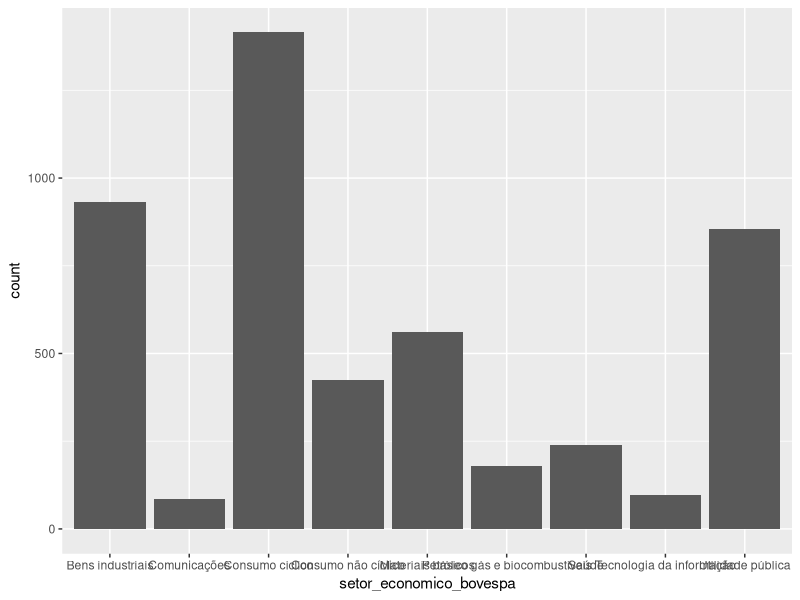
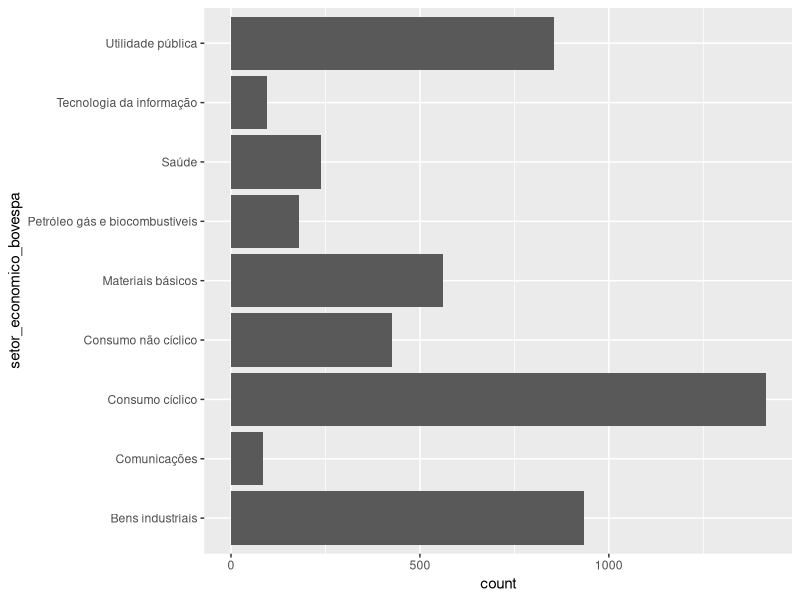
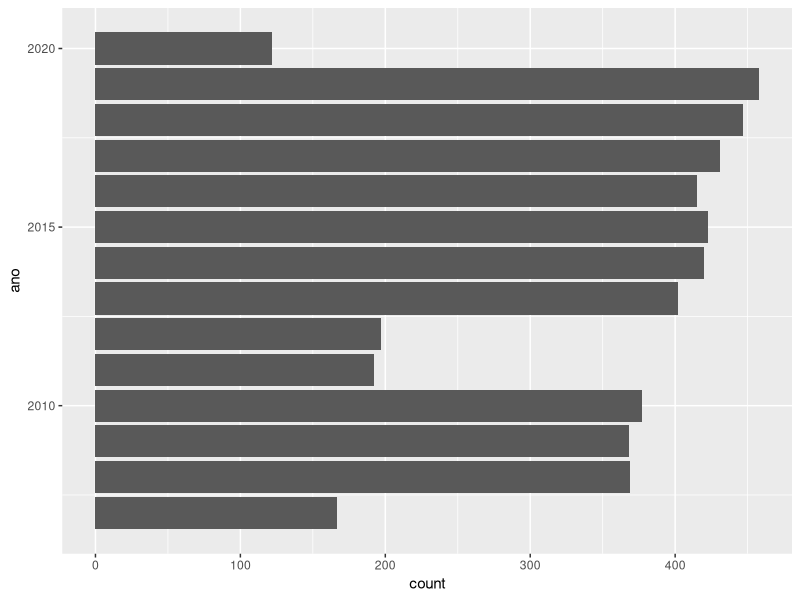
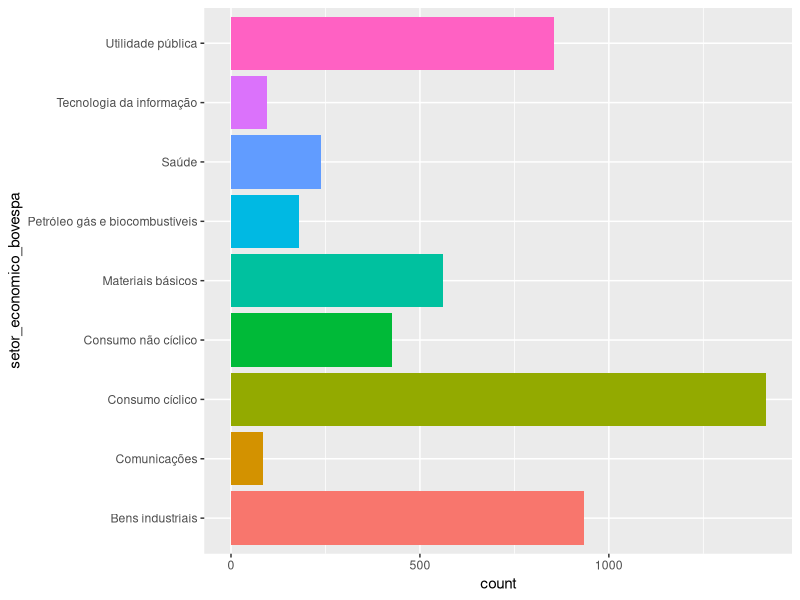
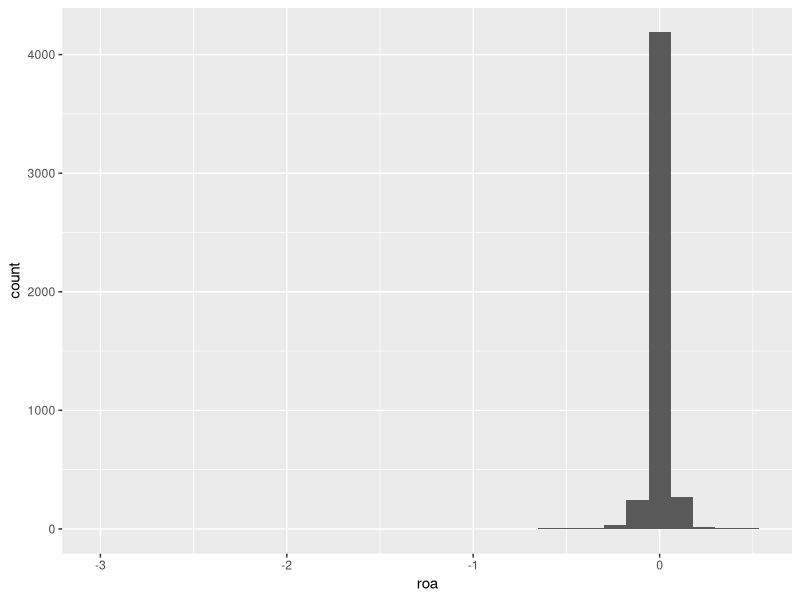
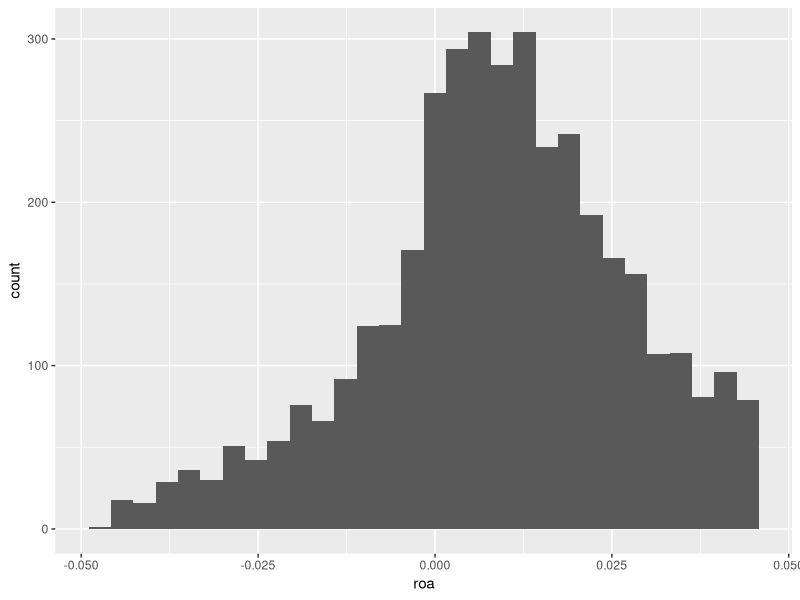
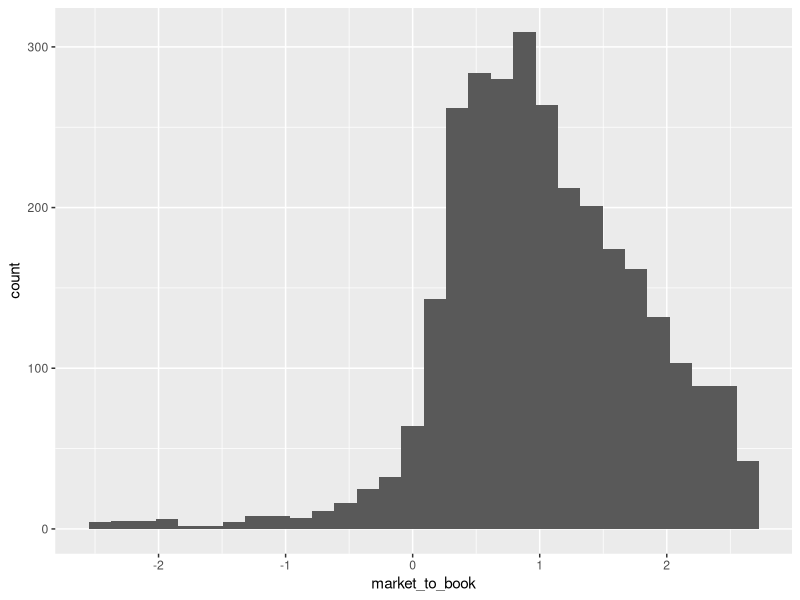

These charts were generated, in order, by the following R code: (Note: this script raises an error after producing the figures.)
## ---- chunk 1
# bibliotecas
library(readr) # ler dados 
library(dplyr) # manipulação de dados
library(fastDummies) # criação de variáveis dummies
library(magrittr) # operador pipe %>%  
library(zoo) # para trabalhar com datas
library(ggplot2) # visualizações

# importando dados
df <- read_csv('dados_minicurso_ppgcc.csv')

# visualizar a estrutura dos dados
glimpse(df)
## ---- chunk 2
# transformar data em formato de datetime
df$data <- zoo::as.yearmon(df$data)
# verificar a estrutura novamente
df %>% 
  glimpse()

## ---- chunk 3
dados <- df %>% 
  arrange(Nome) %>% 
  group_by(Nome) %>% 
  filter(AtivoTot != 0,
         PtLqCo != 0, 
         Receita != 0) %>% 
  mutate(trimestre = factor(lubridate::month(data), levels = c('3', '6', '9', '12'),
                            labels = c('Q1', 'Q2', 'Q3', 'Q4')), # vai extrair apenas o mês das datas
         ano = lubridate::year(data), 
         ativo_total = log(AtivoTot),
         receita = Receita/dplyr::lag(AtivoTot),
         market_to_book = ValorMercado/dplyr::lag(PtLqCo),
         endividamento = (TotEmFiCP + TotEmFiLP)/dplyr::lag(AtivoTot),
         roa = LucroLiquido/dplyr::lag(AtivoTot),
         margem_operacional = EBIT/Receita) %>% 
  ungroup() %>% 
  select(Nome, setor_economico_bovespa, ano, trimestre, ativo_total, receita, market_to_book, endividamento, 
         roa, margem_operacional) %>% 
  na.omit()
## ---- chunk 4
summary(dados)
## ---- chunk 5
mean(dados$ativo_total)
mean(dados$receita)
mean(dados$market_to_book)
#...
## ---- chunk 6
dados %>% 
  summarise_if(is.numeric, mean)
## ---- chunk 7
sd(dados$endividamento)
sd(dados$roa)
sd(dados$margem_operacional)
## ---- chunk 8
dados %>% 
  summarise_if(is.numeric, sd)
## ---- chunk 9
dados %>% 
  group_by(trimestre) %>% 
  summarise_if(is.numeric, mean) %>% 
  select(-ano)
## ---- chunk 10
dados %>% 
  group_by(trimestre) %>% 
  summarise_if(is.numeric, sd) %>% 
  select(-ano)
## ---- chunk 11
estatisticas <- function(x){
  x <- x[!is.na(x)] # isso serve para que ele omita as observações com NA
  me <- mean(x)
  med <- median(x)
  n <- length(x)
  s <- sd(x)
  mi <- min(x)
  ma <- max(x)
  q25 <- quantile(x, probs = 0.25)
  q75 <- quantile(x, probs = 0.75)
  return(c(n = n, media = me, mediana = med, desvio = s, 
           Q = q25, Q = q75, min = mi, max = ma))
}
## ---- chunk 12
dados %>% 
  summarise_if(is.numeric, estatisticas) %>% 
  select(-ano) 
## ---- chunk 13
dados %>% 
  select_if(is.numeric) %>% 
  select(-ano) %>% 
  apply(MARGIN = 2, estatisticas)
## ---- chunk 14
apply_estatisticas <- function(x){
  apply(x, 2, estatisticas)
}

# vamos criar um vetor com os nomes das variáveis quantitativas, exceto  ano.
quant_vars <- dados %>% 
                select(-ano) %>% 
                select_if(is.numeric) %>% 
                colnames()


# em seguida, aplicaremos essa função nas variáveis quantitativas pelo grupo selecionado
by(dados[, quant_vars], dados$trimestre, apply_estatisticas)
## ---- chunk 15
# Gráfico de barras em x
ggplot(dados, aes(x = setor_economico_bovespa)) + 
  geom_bar()
## ---- chunk 16
# Gráfico de barras em y
ggplot(dados, aes(y = setor_economico_bovespa)) + 
  geom_bar()
## ---- chunk 17
# Sua vez: Faça o gráfico de barras para a variável ano
ggplot(dados, aes(y = ano)) + 
  geom_bar()
## ---- chunk 18
# Gráfico de barras com cores para os setores
ggplot(dados, aes(y= setor_economico_bovespa, fill = setor_economico_bovespa)) + 
  geom_bar() + 
  guides(fill = FALSE) # remover a legenda das cores
## ---- chunk 19
# Histograma do ROA
ggplot(dados, aes(roa)) + 
  geom_histogram()
## ---- chunk 20
# Roa max e min com base em 1.5 * IQR
roa_max <- 1.5*IQR(dados$roa)
roa_min <- -1.5*IQR(dados$roa)

# Filtro
dados <- dados %>% 
  filter(roa > roa_min & roa < roa_max)
# Gráfico
ggplot(dados, aes(roa)) + 
  geom_histogram()
## ---- chunk 21
# Crie um histograma da variável market-to-book. Verifique a distribuição e, caso necessário, aplique o filtro para remover outliers. 
mb_max <- 1.5*IQR(dados$market_to_book)
mb_min <- -1.5*IQR(dados$market_to_book)

# filtro
dados <- dados %>% 
  filter(market_to_book>mb_min & market_to_book<mb_max)

# gráfico
ggplot(dados, aes(market_to_book))+
  geom_histogram()
## ---- chunk 22
# Boxplot do ativo total
ggplot(d, aes(y=ativo_total)) + 
  geom_boxplot()
## ---- chunk 23
# boxplot do ROA em funcao dos setores
ggplot(dados, aes(x = ativo_total, fill = setor_economico_bovespa)) + 
  geom_boxplot() 
## ---- chunk 24
# Endividamento diferente entre os setores
ggplot(dados, aes(x = endividamento, fill = trimestre)) + 
  geom_boxplot()
## ---- chunk 25
# filtro do endividamento dentro do IQR
endiv_max <- 1.5*IQR(dados$endividamento)
endiv_min <- -1.5*IQR(dados$endividamento)

dados <- dados %>% 
  filter(endividamento > endiv_min & endividamento < endiv_max)

# gráfico
ggplot(dados, aes(x = endividamento, fill = trimestre))+
  geom_boxplot()
## ---- chunk 26
ggplot(dados, aes(x = endividamento, y = roa)) + 
  geom_point()
## ---- chunk 27
ggplot(dados, aes(x = endividamento, y = roa, colour = setor_economico_bovespa)) + 
  geom_point()
## ---- chunk 28
ggplot(dados, aes(x = endividamento, y = roa, colour = setor_economico_bovespa)) + 
  geom_point() +
  geom_smooth(method = lm)
## ---- chunk 29
ggplot(dados, aes(x = ativo_total, y = margem_operacional, colour = setor_economico_bovespa)) + 
  geom_point()
# Precisamos tratar os outliers da margem operacional
margem_max <- 1.5*IQR(dados$margem_operacional)
margem_min <- -1.5*IQR(dados$margem_operacional)

dados <- dados %>% 
  filter(margem_operacional>margem_min & margem_operacional<margem_max)

ggplot(dados, aes(x = ativo_total, y = margem_operacional, colour = setor_economico_bovespa)) + 
  geom_point()
## ---- chunk 30
# Vamos adicionar as retas de regressão.
ggplot(dados, aes(x = ativo_total, y = margem_operacional, colour = setor_economico_bovespa)) + 
  geom_point() + 
  geom_smooth(method = lm)

#Por fim veremos a relação entre endividamento e margem operacional
ggplot(dados, aes(x = endividamento, y = margem_operacional, colour = setor_economico_bovespa)) + 
  geom_point() + 
  geom_smooth(method = lm)
